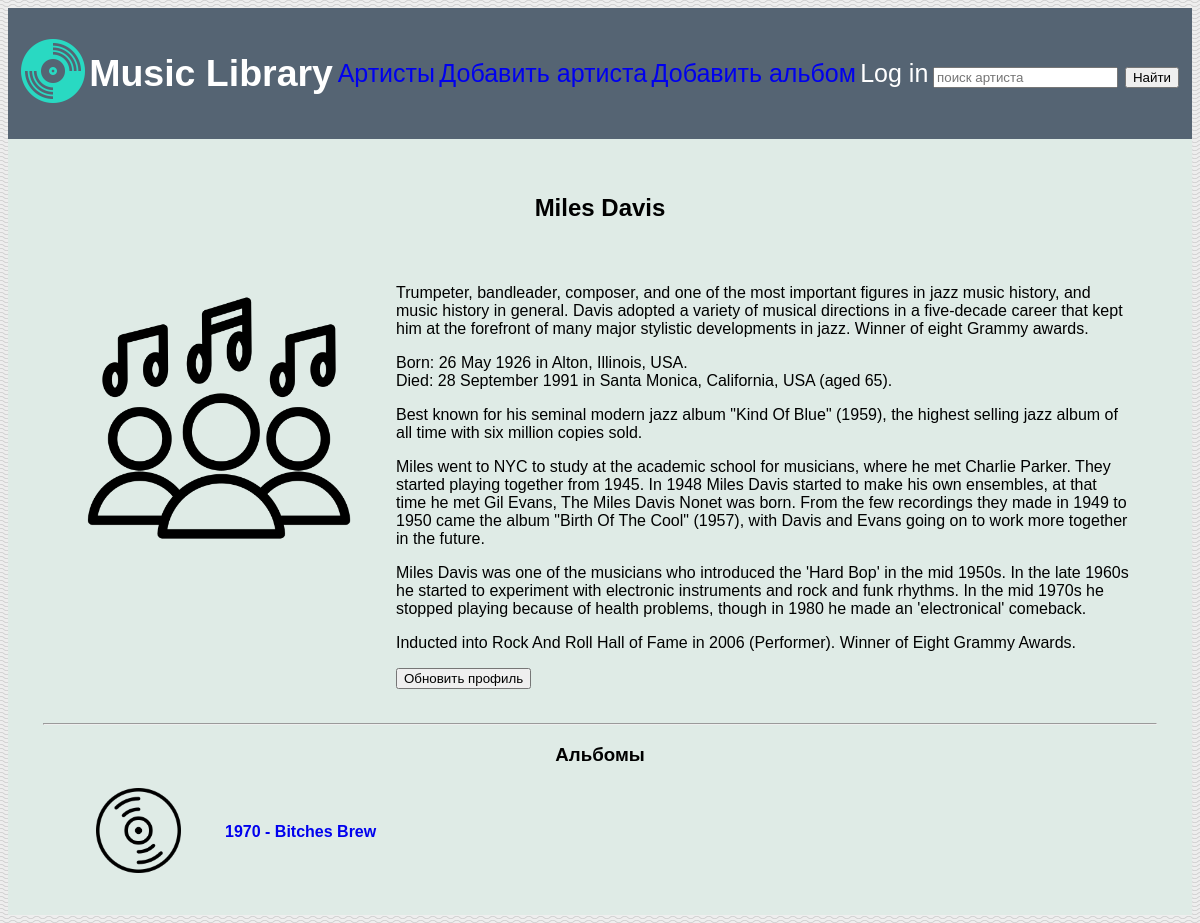
The page /artist/miles-davis/ on the database as committed earlier.
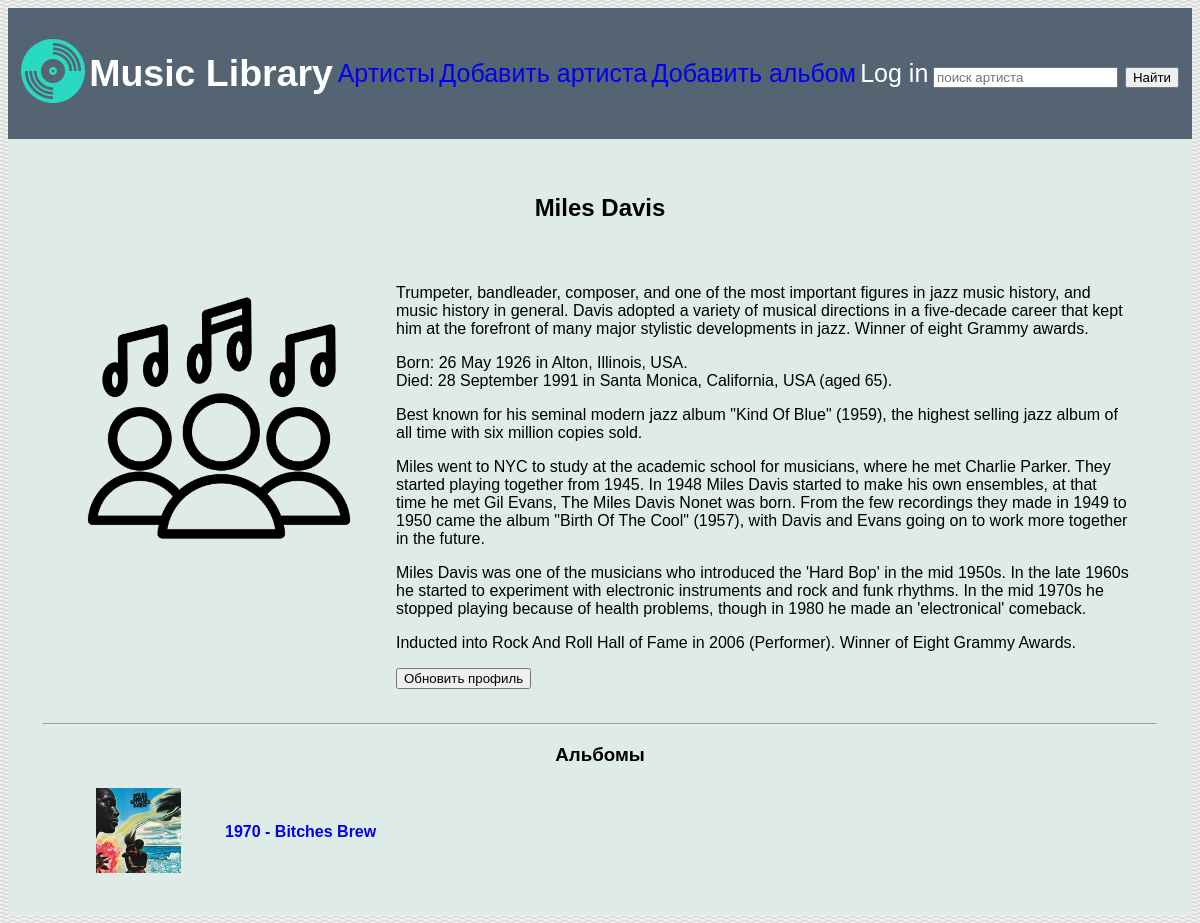
The same page on the database as committed later.
### discography/models.py (models this page shows, shortened)
class Album(models.Model):
    title = models.CharField(max_length=255, verbose_name="Название")
    artist = models.ForeignKey(Artist, max_length=255, null=True, on_delete=models.CASCADE, related_name='albums', verbose_name="Артист")
    photo = models.ImageField(upload_to="album", default='album/vinyl.png', verbose_name="Обложка")
    slug = models.SlugField(max_length=255, unique=True, db_index=True, verbose_name="URL")
    year = models.PositiveIntegerField(
        validators=[
            MinValueValidator(1900),
            MaxValueValidator(datetime.now().year)],
        verbose_name="Год релиза")
    genre = models.ManyToManyField(Genre, related_name='albums', verbose_name='Жанр')
    def __str__(self):
        return f"{self.title}"
    class Meta:
        ordering = ["artist", "year"]
    def get_absolute_url(self):
        return reverse('album_detail', args=[self.slug])

### discography/views.py (the view)
# urls.py: path('artist/<slug:slug>/', ArtistProfileListView.as_view(), name='artist_profile'),
class ArtistProfileListView(ListView):
    model = Artist
    template_name = 'discography/artist_profile.html'
    def get_queryset(self):
        self.slug = get_object_or_404(Artist, slug=self.kwargs["slug"])
        return Artist.objects.filter(slug=self.slug)
    def get_context_data(self, **kwargs):
        context = super().get_context_data(**kwargs)
        context['title'] = 'Профиль артиста'
        context['artist'] = Artist.objects.filter(name=self.slug)
        context['album_list'] = Album.objects.filter(artist__name=self.slug)
        return context

### discography/models.py (called while the page is built)
    def __str__(self):
        return self.name

### discography/templates/discography/artist_profile.html (shortened to what this page needs)
{% extends 'discography/base.html' %}
{% load static %}
{% block content %}
<h2 style="text-align:center">{{ artist.first.name}}</h2>
<table style="border-spacing: 25px;">
    <tbody>
    <tr>
        <td style="vertical-align: top;"><img src="{{ artist.first.photo.url }}" alt="artist" height="300px"></td>
        <td style="vertical-align: top;">
            {{ artist.first.profile|linebreaks }}
            <form action="{% url 'artist_update' artist.first.slug %}">
                <input type="submit" value="Обновить профиль"/>
            </form>
        </td>
    </tr>
    </tbody>
</table>
<hr>
<h1 style="text-align:center">Альбомы</h1>
{% for album in album_list %}
<table style="padding-left: 50px;">
    <tbody>
    <tr>
        <td><img src="{{ album.photo.url }}" alt="cover" width="85px"></td>
        <td><a href="{{ album.get_absolute_url }}"><ul><b>{{ album.year }} - {{ album }}</b></ul></a></td>
        {% endfor %}
    </tr>
    </tbody>
</table>
{% endblock %}

Rows that differ between the two databases and show on the page:
changed Album "Bitches Brew": photo: a different picture
